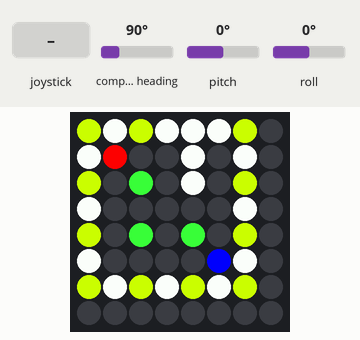
Recording of a program running on a simulated Raspberry Pi (BCM pin numbers) with a Sense HAT. On the bench: the Sense HAT's 8×8 RGB LED matrix. Inputs (shaded band) come from the test bench; at power-on: roll 0°, pitch 0°, compass heading 90°. Random numbers come from a fixed seed; what the program prints to the terminal is not drawn. At 8.5 s the program stops and its outputs stay as they are.

Above: at 0.1 s.
At 5.0 s:
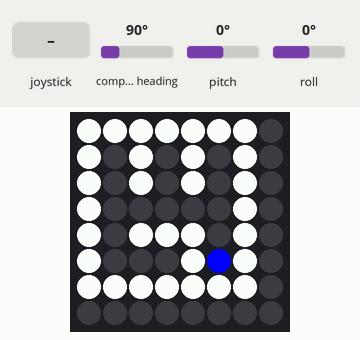
5.1 s: roll set to 2°
6.7 s: pitch set to -86°
8.3 s: joystick pushed up
Timing chart, 0 to 10.0 s (numbered marks = the images above; inputs shaded):
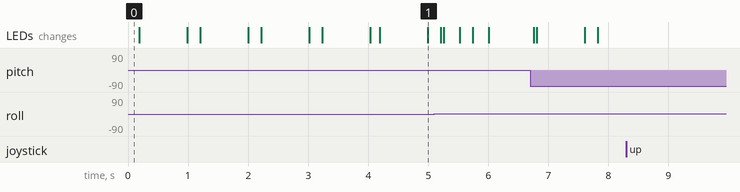

The program:

maze.py
```python
from sense_hat import SenseHat, DIRECTION_UP, DIRECTION_DOWN, DIRECTION_LEFT, DIRECTION_RIGHT, DIRECTION_MIDDLE, ACTION_PRESSED, ACTION_HELD, ACTION_RELEASED
import random, math, time, copy, colorsys

class Maze(object):
    """
    自動的に迷路を生成し、ジャイロセンサーで傾きを感知して、ボールを動かしてゴールするゲーム
    """
    P_SENSITIVE = 6.0  # Sensibility for orientation

    gray = G = [100, 100, 100]
    red = R = [255, 0, 0]
    blue = B = [0, 0, 255]
    pink = [255, 100, 100]
    orange = [239, 129, 15]
    yellow = [255, 255, 0]
    black = O = [0, 0, 0]
    white = W = [255, 255, 255]
    pillarNotWall = [60, 255, 60] # Color for pillar that is not covered by wall
    pillarWall = [200, 255, 30] # Color for pillar that is covered by wall
    WALL = W
    BALL = R
    GOAL = B

    menuItemPixels = [
    R, W, G, G, G, W,
    G, G, G, W, G, GOAL
    ]

    normal_screen = [
    O, O, O, O, O, O, O, O,
    O, O, O, O, O, O, O, O,
    O, O, O, O, O, O, O, O,
    O, O, O, O, O, O, O, O,
    O, O, O, O, O, O, O, O,
    O, O, O, O, O, O, O, O,
    O, O, O, O, O, O, O, O,
    O, O, O, O, O, O, O, O
    ]

    def __init__(self, sense):
        self.BLOCK_X_LENGTH = 7
        self.BLOCK_Y_LENGTH = 7
        self.GENERATE_SPEED = 0.01 # less as faster。迷路自動生成の速度に関係する待ち時間。
        self.sense = sense
        self.sense.stick.direction_any = self.joystick_any
        self.shouldExit = False
        self.workingPillarList = [] # 稼働中（壁を伸ばすことを検証すべき）の柱のリスト。中身は柱を表すインデックスの数値
        self.pillarList = [] # どの柱がどこにあるかを示す配列。値は {"x": 2, "y": 3} のようなオブジェクト
        self.wallTable = [] # どこに壁があるかを示す２次元配列。壁で覆われた柱も、壁とみなす。1 が壁、0が壁でない。

    @classmethod
    def getName(cls):
        return cls.__name__

    @classmethod
    def getMenuItemPixels(cls):
        """ Returns pixels that consists of 6 x 2 pixels
        """
        return Maze.menuItemPixels

    def joystick_any(self, event):
        #print("in joystick_any in " + self.__class__.__name__)
        if event.action == ACTION_RELEASED:
            self.shouldExit = True

    def initDraw(self):
        AISLE = Maze.O
        WALL = Maze.WALL
        PNW = Maze.pillarNotWall
        PW = Maze.pillarWall
        START = Maze.BALL
        GOAL = Maze.GOAL

        pixels = copy.copy(Maze.normal_screen)
        for y in range(self.BLOCK_Y_LENGTH):
            wallRow = []
            for x in range(self.BLOCK_X_LENGTH):
                color = ()
                if x == 0 or x == self.BLOCK_X_LENGTH - 1 or y == 0 or y == self.BLOCK_Y_LENGTH - 1:
                    wallRow.append(1)
                    color = WALL
                else:
                    wallRow.append(0)
                    if x == 1 and y == 1:
                        color = START
                    elif x == self.BLOCK_X_LENGTH - 2 and y == self.BLOCK_Y_LENGTH - 2:
                        color = GOAL
                    else:
                        color = AISLE
                if x % 2 == 0 and y % 2 == 0:
                    pillarIndex = len(self.pillarList)
                    if x ==0 or x == self.BLOCK_X_LENGTH - 1 or y == 0 or y == self.BLOCK_Y_LENGTH - 1:
                        self.workingPillarList.append(pillarIndex)
                    self.pillarList.append({"x": x, "y": y})
                    if color == WALL:
                        color = PW
                    else:
                        color = PNW
                pixels[y * 8 + x] = color
            self.wallTable.append(wallRow)
        self.sense.set_pixels(pixels)

    def  generateWalls(self):
        WALL = Maze.WALL

        while len(self.workingPillarList) > 0:
            randomIndex = random.randint(0, len(self.workingPillarList) - 1)
            index = self.workingPillarList.pop(randomIndex)
            x = self.pillarList[index]["x"]
            y = self.pillarList[index]["y"]

            # 壁を伸ばせる可能性配列。値はその方向を表す {"x": 2, "y": 0} や {"x": 0, "y": -2} のようなオブジェクト
            possibleExtend = []

            if x + 2 <= self.BLOCK_X_LENGTH - 1 and self.wallTable[y][x + 2] == 0:
                possibleExtend.append({"x": 2, "y": 0})
            if x - 2 >= 0 and self.wallTable[y][x - 2] == 0:
                possibleExtend.append({"x": -2, "y": 0})
            if y + 2 <= self.BLOCK_Y_LENGTH - 1 and self.wallTable[y + 2][x] == 0:
                possibleExtend.append({"x": 0, "y": 2})
            if y - 2 >= 0 and self.wallTable[y - 2][x] == 0:
                possibleExtend.append({"x": 0, "y": -2})

            self.sense.set_pixel(x, y, WALL)

            if len(possibleExtend) > 0:
                extendDirection = possibleExtend[random.randint(0, len(possibleExtend) - 1)]
                # print(extendDirection)

                # 伸ばす1つ目。柱ではない。
                x1 = int(x + extendDirection["x"] / 2)
                y1 = int(y + extendDirection["y"] / 2)

                self.sense.set_pixel(x1, y1, WALL)
                self.wallTable[y1][x1] = 1

                # 伸ばす2つ目。柱である。
                x2 = x + extendDirection["x"]
                y2 = y + extendDirection["y"]
                self.sense.set_pixel(x2, y2, WALL)
                self.wallTable[y2][x2] = 1

                # 到達した柱を、稼働中の柱として保存する
                reachedPillarIndex = Maze.findPillarIndex(self.pillarList, x2, y2)
                if reachedPillarIndex != -1:
                    self.workingPillarList.append(reachedPillarIndex)
                else:
                    raise Exception("reachedPillarIndex == -1")

                # 到達する前の柱も、まだ稼働中の柱として保存する
                if len(possibleExtend) >= 2:
                    self.workingPillarList.append(index)

            time.sleep(self.GENERATE_SPEED)

    @classmethod
    def findPillarIndex(cls, pillarList, x, y):
        """
        配列の中から、xとyで指定したオブジェクトの値と合致するものの最初のものの配列のインデックスを返す。ヒットしなければ -1 を返す。
        """
        for i in range(len(pillarList)):
            if pillarList[i]["x"] == x and pillarList[i]["y"] == y:
                return i
        return -1

    def run(self):
        print(self.__class__.__name__ + " is running")
        self.initDraw()
        self.generateWalls()
        self.goMaze()
        print(self.__class__.__name__ + " is exiting")

    def goMaze(self):
        BALL = Maze.BALL
        O = Maze.O

        x = y = 1  # Position of the ball for display
        pre_x = pre_y = 1 # Position of the ball in a previous step
        xPh = yPh = 1.0 # Physical position of the ball
        pre_time = time.monotonic()
        while not self.shouldExit:
            orientation_rad = self.sense.get_orientation_radians()
            #print("p: {pitch}, r: {roll}, y: {yaw}".format(**orientation_rad))
            p = orientation_rad["pitch"]
            r = orientation_rad["roll"]

            xAccel = -p * Maze.P_SENSITIVE # -1.5xx to 1.5xxx when P_SENSITIVE == 1.0
            yAccel = r * Maze.P_SENSITIVE # -1.5 to 1.5 when P_SENSITIVE == 1.0
            # print(xAccel, yAccel)

            # 加速度の方向に壁があれば、加速度を0にする。なお、斜めには動かないので、斜めの場所はチェックしない。
            targetX = x + (1 if xAccel > 0 else -1)
            targetY = y + (1 if yAccel > 0 else -1)
            if self.wallTable[y][targetX] == 1:
                xAccel = 0
                xPh = float(x)
            if self.wallTable[targetY][x] == 1:
                yAccel = 0
                yPh = float(y)

            # 一方向にのみ進む。斜めには進まない。また、最大で 1.0 しか進まない
            if abs(xAccel) > abs(yAccel):
                xPh += max(min(xAccel, 1.0), -1.0)
            else:
                yPh += max(min(yAccel, 1.0), -1.0)

            x = round(xPh)
            y = round(yPh)

            if not(pre_x == x and pre_y == y):
                self.sense.set_pixel(pre_x, pre_y, O)
                self.sense.set_pixel(x, y, BALL)
                pre_time = time.monotonic()
                if x == self.BLOCK_X_LENGTH - 2 and y == self.BLOCK_Y_LENGTH - 2:
                    time.sleep(0.05)
                    self.gotGoal()
                    continue
            else:
                subsecond = (time.monotonic() - pre_time) % 1
                if subsecond < 0.8:
                    self.sense.set_pixel(x, y, BALL)
                else:
                    self.sense.set_pixel(x, y, O)

            pre_x = x
            pre_y = y
            time.sleep(0.05)

    def gotGoal(self):
        count = 0.00
        while not self.shouldExit:
            color = colorsys.hsv_to_rgb(count, 1.0, 1.0)
            color = (int(color[0]*255), int(color[1]*255), int(color[2]*255))
            for y in range(self.BLOCK_Y_LENGTH):
                for x in range(self.BLOCK_X_LENGTH):
                    if self.wallTable[y][x] == 1:
                        self.sense.set_pixel(x, y, color)
            count += 0.08
            time.sleep(0.05)

if __name__ == '__main__':
    sense = SenseHat()
    maze = Maze(sense)
    maze.run()
    
```

Measured:
- after the input at 8.3 s, every drawn part: stays the same
